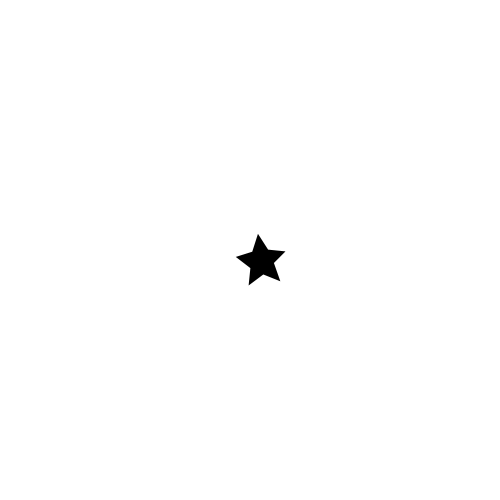
Frame 1 (no input)
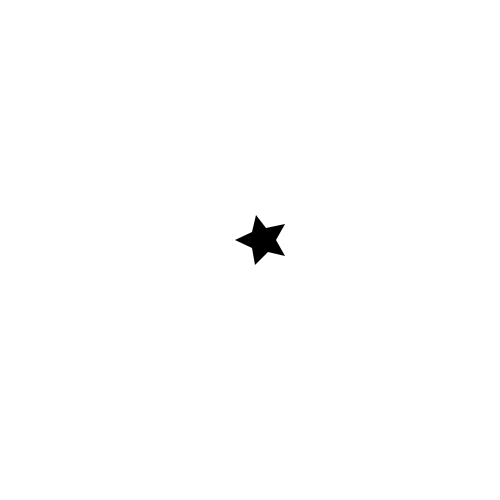
Frame 60 (the mouse pressed at the canvas centre just before this capture)
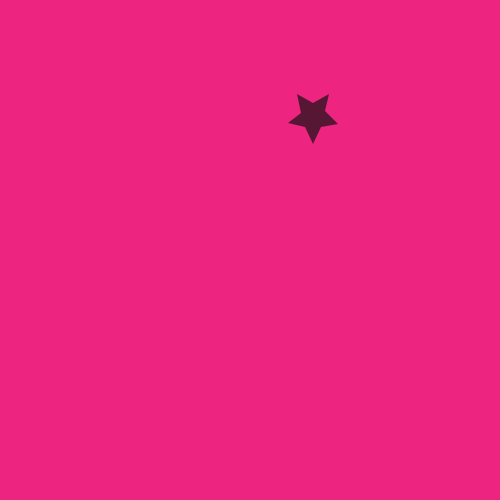
Frame 120 (the mouse held since frame 60 and released just before this capture)

The Processing sketch that drew these frames (run headless with seeded random() and noise(); from frame 60 on, the mouse is pressed at the canvas centre):

// Processing sketch: sketch_homeworkAssignment3
// ── sketch_homeworkAssignment3.pde
//some of the cide used is from another source (specifically, the vertex points for the starts)
//i used references from the processing website and the stuff we learned if class to do the rest

color c;
color b = color(255);
float xpos; 
float ypos;
int sz;
float angle; 
int translateX;
int translateY;
int mouseNumber = 1;
 


void setup(){
  fill(0);
  frameRate(10);
  smooth();
  size(500,500);
  background(255);
  xpos =10;
  ypos = 10;
  sz = width/10;
  translateX = width/2;
  translateY = height/2;

  
}


void draw(){
  background(b);
  
  angle += PI/24;
  
  pushMatrix();
  translate(translateX, translateY);
  rotate(-angle);
  Star();
  popMatrix();

  
  
  //if(mousePressed){ //any key on keyboard no just the mouse
 //fill(random(255), random(255), random(255));
  //}
  
  
 }
 
 
 
 
 
 
 void mousePressed(){ //only draws one ellipse when clicked 
  translateX = int(random(width));
  translateY = int(random(height));
  mouseNumber++;
  b = color(random(250), random(155), random(150));
  println(mouseNumber);
  c = color(random(255), random(255), random(255));
  fill(random(255), random(255), random(255));
 
 
 }
 
 
 void Star() {

  
  noStroke();

  beginShape();
  vertex(xpos,ypos-sz/2);
  vertex(xpos+sz/6,ypos-sz/6);
  vertex(xpos+sz/2,ypos-sz/11);
  vertex(xpos +sz/4,ypos+sz/8);
  vertex(xpos+sz/3,ypos+sz/2);
  vertex(xpos,ypos+sz/3);
  vertex(xpos-sz/3,ypos+sz/2);
  vertex(xpos-sz/4,ypos+sz/6);
  vertex(xpos-sz/2,ypos-sz/9);
  vertex(xpos-sz/6,ypos-sz/6);
  endShape(CLOSE); 

}
 
